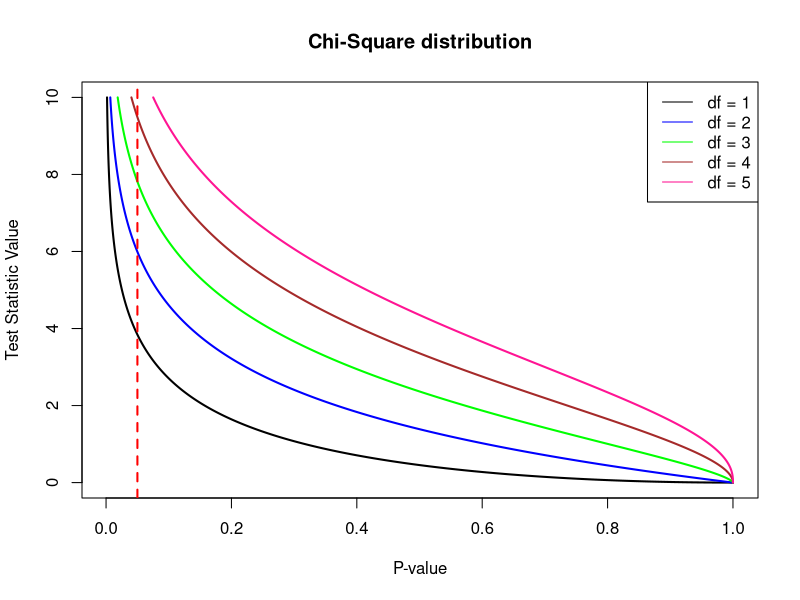
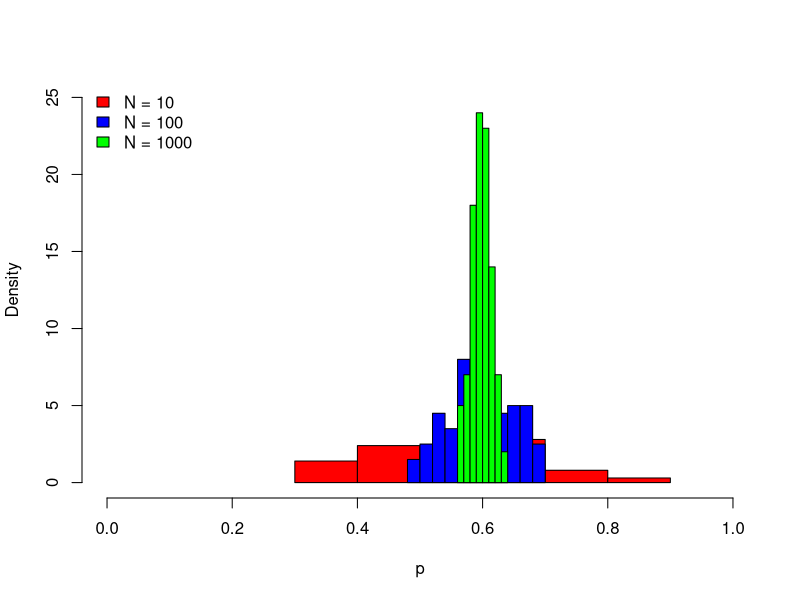
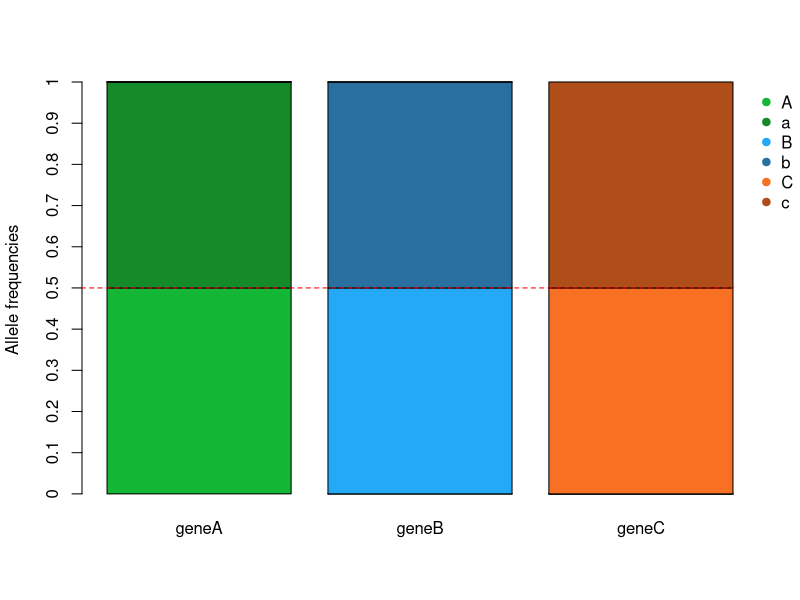
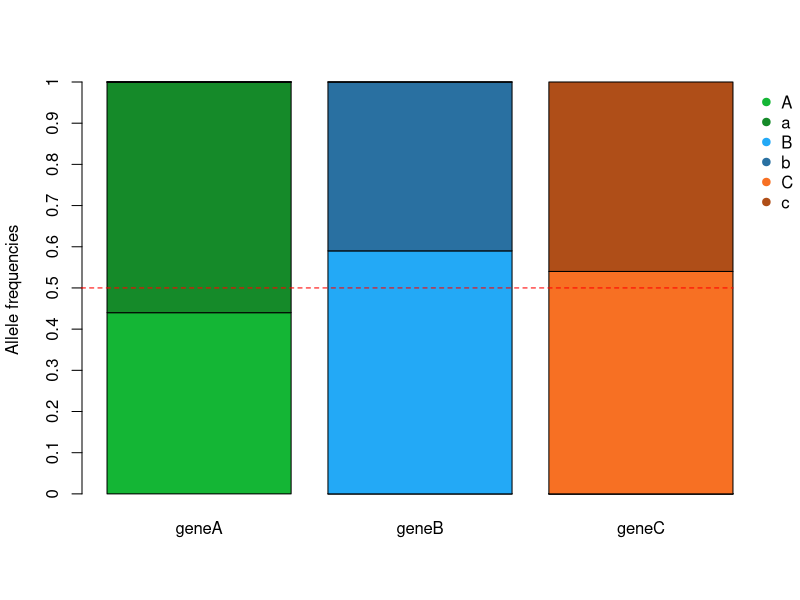
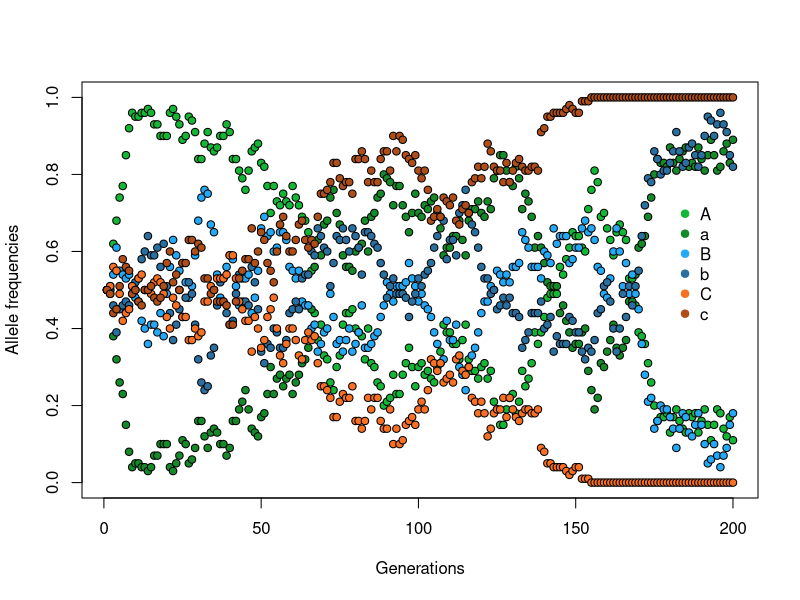

Recreate these plots in R, in order. (Note: a time limit stopped this script after it produced the figures.)
## ---- chunk 1
knitr::opts_chunk$set(echo = TRUE)
x <- c("DT", "tidyverse", "RColorBrewer", "learnPopGen")
lapply(x, require, character.only = T)
rm(x)
## ---- chunk 2
chiTestVal <- seq(0, 10, by = 0.001)
plot(1-pchisq(chiTestVal, df = 1), chiTestVal, type = "l",
     main = "Chi-Square distribution",
     ylab = "Test Statistic Value",
     xlab = "P-value", lwd = 2)
lines(1-pchisq(chiTestVal, df = 2), chiTestVal, type = "l",
      lwd = 2, col = "blue")
lines(1-pchisq(chiTestVal, df = 3), chiTestVal, type = "l",
      lwd = 2, col = "green")
lines(1-pchisq(chiTestVal, df = 4), chiTestVal, type = "l",
      lwd = 2, col = "brown")
lines(1-pchisq(chiTestVal, df = 5), chiTestVal, type = "l",
      lwd = 2, col = "deeppink")
abline(v=0.05, col = "red", lty = 2, lwd = 2)
legend("topright", legend = c("df = 1", "df = 2", "df = 3", "df = 4", "df = 5"), 
       col = c("black", "blue", "green", "brown", "deeppink"), lty = 1)
## ---- chunk 3
A1_10_freq <- rep(NA, 100)
for(i in 1:100){
  A1_10 <- sample(c("A1", "A2"), 10, replace = T, prob = c(0.6, 0.4))
  A1_10_freq[i] <- sum(A1_10[] == "A1")/length(A1_10)
}
A1_100_freq <- rep(NA, 100)
for(i in 1:100){
  A1_100 <- sample(c("A1", "A2"), 100, replace = T, prob = c(0.6, 0.4))
  A1_100_freq[i] <- sum(A1_100[] == "A1")/length(A1_100)
}
A1_1000_freq <- rep(NA, 100)
for(i in 1:100){
  A1_1000 <- sample(c("A1", "A2"), 1000, replace = T, prob = c(0.6, 0.4))
  A1_1000_freq[i] <- sum(A1_1000[] == "A1")/length(A1_1000)
}

hist(A1_10_freq, col='red', xlim = c(0,1), ylim=c(0,25), freq = F,
     xlab = "p", main = "")
hist(A1_100_freq, col='blue', add=TRUE, freq = FALSE)
hist(A1_1000_freq, col='green', add=TRUE, freq = FALSE)
legend("topleft", legend = c("N = 10", "N = 100", "N = 1000"), fill = c("red", "blue", "green"), bty = "n")

## ---- chunk 4
pop.ls <- list(geneA = c(rep("A",50), rep("a",50)), 
               geneB = c(rep("B",50), rep("b",50)),
               geneC = c(rep("C",50), rep("c",50)))

pop.df <- data.frame(Gene = c(rep("geneA", 100),
                              rep("geneB", 100),
                              rep("geneC", 100)),
                     Alleles = matrix(unlist(pop.ls),
                                      ncol = 1, byrow=F))

barplot(
  table(pop.df$Allele,
        pop.df$Gene)/nrow(pop.df[pop.df$Gene == "geneA",]),
  col = c("#14B635", "#158A29",
          "#23A9F6", "#2970A1",
          "#F77023", "#AF4E18"),
  xlab="",
  ylab="Allele frequencies",
  axes = F
)
axis(side = 2,
     labels = seq(from = 0, to = 1, by = 0.1),
     at = seq(from = 0, to = 1, by = 0.1))
lines(x = c(0.06,1,2,3,3.6),
      y = c(0.5, 0.5, 0.5, 0.5, 0.5),
      lty = 2, col = "red")
par(xpd=TRUE)
legend(3.7, 1, c("A", "a", "B", "b", "C", "c"),
       pch = rep(19, 4), col = c("#14B635", "#158A29",
                                 "#23A9F6", "#2970A1",
                                 "#F77023", "#AF4E18"),
       horiz = F, bty = "n")
## ---- chunk 5
set.seed(482)
pop.ls.t1 <- lapply(pop.ls, sample, 100, replace = T)
pop.df.t1 <- data.frame(Gene = c(rep("geneA", 100),
                                 rep("geneB", 100), 
                                 rep("geneC", 100)),
                     Alleles = matrix(unlist(pop.ls.t1),
                                      ncol = 1, byrow=F))
barplot(
  table(pop.df.t1$Allele,
        pop.df.t1$Gene)/nrow(pop.df.t1[pop.df.t1$Gene == "geneA",]),
  col = c("#14B635", "#158A29",
          "#23A9F6", "#2970A1",
          "#F77023", "#AF4E18" ),
  xlab="",
  ylab="Allele frequencies",
  axes = F
)
axis(side = 2, labels = seq(from = 0, to = 1, by = 0.1),
     at = seq(from = 0, to = 1, by = 0.1))
lines(x = c(0.06,1,2,3,3.6), y = c(0.5, 0.5, 0.5, 0.5, 0.5),
      lty = 2, col = "red")
par(xpd=TRUE)
legend(3.7, 1, c("A", "a", "B", "b", "C", "c"),
       pch = rep(19, 4), col = c("#14B635", "#158A29",
                                 "#23A9F6", "#2970A1",
                                 "#F77023", "#AF4E18" ),
       horiz = F, bty = "n")
## ---- chunk 6
set.seed(23561)
geneA <- vector(mode = "list", length = 200)
geneB <- vector(mode = "list", length = 200)
geneC <- vector(mode = "list", length = 200)
geneA[[1]] <- pop.ls[[1]]
geneB[[1]] <- pop.ls[[2]]
geneC[[1]] <- pop.ls[[3]]

for (i in 2:200) {
  geneA[[i]] <- sample(geneA[[i-1]], 100, replace = T)
  geneB[[i]] <- sample(geneB[[i-1]], 100, replace = T)
  geneC[[i]] <- sample(geneC[[i-1]], 100, replace = T)
}

freqA <- NULL
freqa <- NULL
freqB <- NULL
freqb <- NULL 
freqC <- NULL
freqc <- NULL 
for (i in 1:200) {
  freqA[i] <- sum(geneA[[i]] == "A")/ length(geneA[[i]])
  freqa[i] <- sum(geneA[[i]] == "a")/ length(geneA[[i]])
  freqB[i] <- sum(geneB[[i]] == "B")/ length(geneB[[i]])
  freqb[i] <- sum(geneB[[i]] == "b")/ length(geneB[[i]])
  freqC[i] <- sum(geneC[[i]] == "C")/ length(geneC[[i]])
  freqc[i] <- sum(geneC[[i]] == "c")/ length(geneC[[i]])
}

plot(1,0, type="n", xlim=c(1,200), ylim=c(0,1),
     main = "",
     xlab="Generations", ylab="Allele frequencies")
points(1:200, freqA, pch = 21, col = "black", bg = "#14B635")
points(1:200, freqa, pch = 21, col = "black", bg = "#158A29")
points(1:200, freqB, pch = 21, col = "black", bg = "#23A9F6")
points(1:200, freqb, pch = 21, col = "black", bg = "#2970A1")
points(1:200, freqC, pch = 21, col = "black", bg = "#F77023")
points(1:200, freqc, pch = 21, col = "black", bg = "#AF4E18")
par(xpd=TRUE)
legend(180, .75, c("A", "a", "B", "b", "C", "c"),
       pch = rep(19, 4), col = c("#14B635", "#158A29",
                                 "#23A9F6", "#2970A1",
                                 "#F77023", "#AF4E18" ),
       horiz = F, bty = "n")
## ---- chunk 7
#| code-fold: true
#| code-summary: "Show the code"
# simulare il tempo medio di fissazione degli alleli
#pop.ls <- list(geneA = c(rep("A",50), rep("a",50)), 
#               geneB = c(rep("B",50), rep("b",50)),
#               geneC = c(rep("C",50), rep("c",50)))


# pop.ls  =  lista contenente i geni della popolazione
# num.sim = numero di volte la simulazione deve girare
sim.gen2fix <- function (pop.ls, num.sims) {
  
  # numero totale di loci per ogni gene   
  n <- length(pop.ls[[1]])
  # numero di geni differenti nella popolazione
  n.genes <- length(pop.ls)
  # lista vuota per i risultati della simulazione
  generations <- vector(mode = "list", length = length(pop.ls))
  for (h in 1:n.genes){
    generations[[h]] <- rep(0, num.sims)
  }
  names(generations) <- names(pop.ls)
  
  # ciclo di simulazione 
  for (i in 1:num.sims) {
    temp.pop.ls <- pop.ls
    for (y in 1:n.genes) {
      while (max(table(temp.pop.ls[[y]])) < n) {
        temp.pop.ls[[y]] <- sample(temp.pop.ls[[y]],
                                   100, replace = T)
        generations[[y]][i] <- generations[[y]][i] + 1
      }
    }
  }
  
    # statistiche descrittive dei risultati
  df <- rbind(data.frame(lapply(generations, mean)),
        data.frame(lapply(generations, sd))) 
  rownames(df) <- c("mean", "sd")

  # ciclo per plottare i risultati
  # modificare se i geni da plottare sono > 4
  par(mfrow = c(2,2))
  for (z in 1:n.genes) {
    graph <- generations[[z]]
    hist(graph, 
         main = paste("Num. of generations to fix ",
                             names(generations[z])),
         xlab = "Generations")
    abline(v=mean(graph), lwd=2, lty=2, col="red")
  }
  
  #return(df)
}

sim.gen2fix(pop.ls, 5000)
## ---- chunk 8
alleles <- c("A","a")

n_sizes <- c(5,10,20,50,100,500,1000)

df <- data.frame(N = rep(n_sizes, each=50),
                 Freq_A = NA,
                 Freq_a = NA)

for(row in 1:nrow(df)) {
  # selezione casuale di alleli 
  a <- sample(alleles, size=df$N[row], replace = T)
  # find the frequency
  f <- sum(a == "A") / length(a)
  # assign it back to the data.frame
  df$Freq_A[row] <- f
  df$Freq_a[row] <- 1-f
}

df_mean_freq_N <- df %>% 
  group_by(as.factor(N)) %>% 
  summarise(A = mean(Freq_A),
            a = mean(Freq_a))

df_sd_freq_N <- df %>% 
  group_by(as.factor(N)) %>% 
  summarise(A = sd(Freq_A),
            a = sd(Freq_a))

df_mean_freq_N_mtrx <- as.matrix(df_mean_freq_N[,2:3])
rownames(df_mean_freq_N_mtrx) <- c(5,10,20,50,100,500,1000)

df_sd_freq_N_mtrx <- as.matrix(df_sd_freq_N[,2:3])
rownames(df_sd_freq_N_mtrx) <- c(5,10,20,50,100,500,1000)

#A function to add arrows on the chart
error.bar <- function(x, y, upper, lower=upper, length=0.1,...){
  arrows(x,y+upper, x, y-lower, 
         angle=90, code=3, length=length, ...)
}

df_mean_freq_N_mtrx.blt <-barplot(df_mean_freq_N_mtrx, 
                                  beside = T, 
        ylim = c(0,1), 
        col = rev(brewer.pal(7, "Blues")),
        xlab = "Alleles",
        ylab = "Frequency")
legend("top", legend = c(5,10,20,50,100,500,1000),
       fill = rev(brewer.pal(7, "Blues")), 
       title = "N", horiz = T)
lines(x = seq(0, 16, 1), y = rep(0.5, 17),
      lty = 2, col = "red", lwd = 3)
error.bar(df_mean_freq_N_mtrx.blt, df_mean_freq_N_mtrx, 
          df_sd_freq_N_mtrx)
## ---- chunk 9
n <- 20
t <- 15
i <- 1
connect_matrix <- matrix(NA,
                         nrow = t,
                         ncol = n)
gene_colors <- sample(colors(), n, replace = F)
connect_matrix[1,] <- gene_colors
while(i < t){
  connect_matrix[i+1,] <- sample(connect_matrix[i,],
                                 n, 
                                 replace = T)
  i <- i + 1
}
plot(expand.grid(1:n, 1:t)[,1],
     expand.grid(1:n, 1:t)[,2],
     asp = 1,
     frame.plot = F,
     ann = F,
     axes = F, type = "n")
points(expand.grid(1:n, 1:t)[,1],
       expand.grid(1:n, 1:t)[,2],
       pch = 21, 
       cex = 2, 
       col = "black",
       bg = t(connect_matrix))
text(x = min(1:n)-2.5, y = max(1:t), labels = expression('Present (t'[i]*')'))
text(x = min(1:n)-2.5, y = min(1:t), labels = expression('Past (t'[0]*')'))
labelingGen <- t
while(labelingGen > 0){
  text(x = max(1:n) + 2.5, y = labelingGen,
       labels = paste("Gen.", labelingGen-1, sep = " "))
  labelingGen <- labelingGen-1
}
